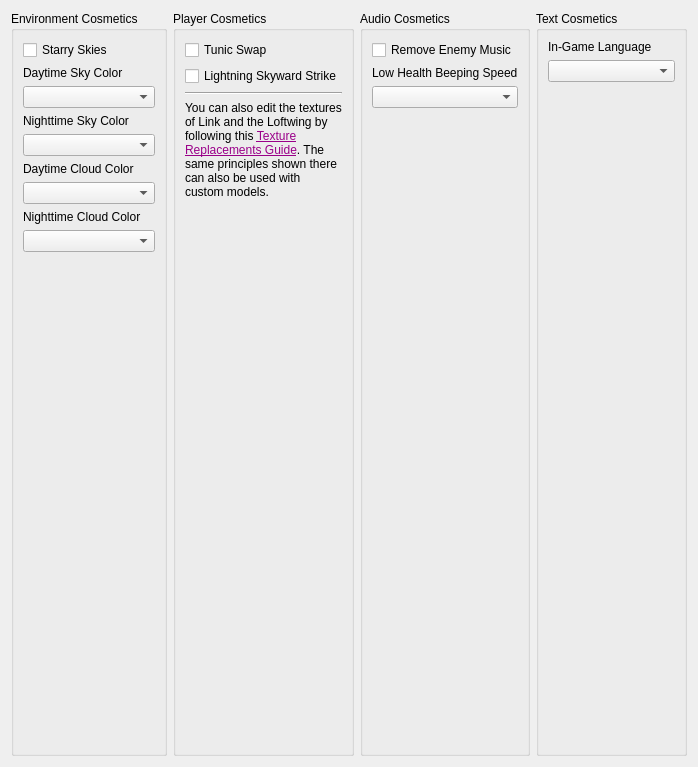
      <widget class="QWidget" name="cosmetics_tab">
       <attribute name="title">
        <string>Cosmetics</string>
       </attribute>
       <layout class="QHBoxLayout" name="horizontalLayout_2" stretch="1,1,1,1">
        <item>
         <widget class="QGroupBox" name="environment_cosmetics_group_box">
          <property name="title">
           <string>Environment Cosmetics</string>
          </property>
          <layout class="QVBoxLayout" name="verticalLayout_33">
           <item>
            <widget class="RandoTriStateCheckBox" name="setting_starry_skies">
             <property name="text">
              <string>Starry Skies</string>
             </property>
            </widget>
           </item>
           <item>
            <widget class="QLabel" name="daytime_sky_color_label">
             <property name="text">
              <string>Daytime Sky Color</string>
             </property>
            </widget>
           </item>
           <item>
            <widget class="QComboBox" name="setting_daytime_sky_color"/>
           </item>
           <item>
            <widget class="QLabel" name="nighttime_sky_color_label">
             <property name="text">
              <string>Nighttime Sky Color</string>
             </property>
            </widget>
           </item>
           <item>
            <widget class="QComboBox" name="setting_nighttime_sky_color"/>
           </item>
           <item>
            <widget class="QLabel" name="daytime_cloud_color_label">
             <property name="text">
              <string>Daytime Cloud Color</string>
             </property>
            </widget>
           </item>
           <item>
            <widget class="QComboBox" name="setting_daytime_cloud_color"/>
           </item>
           <item>
            <widget class="QLabel" name="nighttime_cloud_color_label">
             <property name="text">
              <string>Nighttime Cloud Color</string>
             </property>
            </widget>
           </item>
           <item>
            <widget class="QComboBox" name="setting_nighttime_cloud_color"/>
           </item>
           <item>
            <spacer name="environment_cosmetics_vspacer">
             <property name="orientation">
              <enum>Qt::Orientation::Vertical</enum>
             </property>
             <property name="sizeHint" stdset="0">
              <size>
               <width>20</width>
               <height>40</height>
              </size>
             </property>
            </spacer>
           </item>
          </layout>
         </widget>
        </item>
        <item>
         <widget class="QGroupBox" name="player_cosmetics_group_box">
          <property name="title">
           <string>Player Cosmetics</string>
          </property>
          <layout class="QVBoxLayout" name="verticalLayout_37">
           <item>
            <widget class="RandoTriStateCheckBox" name="setting_tunic_swap">
             <property name="text">
              <string>Tunic Swap</string>
             </property>
            </widget>
           </item>
           <item>
            <widget class="RandoTriStateCheckBox" name="setting_lightning_skyward_strike">
             <property name="text">
              <string>Lightning Skyward Strike</string>
             </property>
            </widget>
           </item>
           <item>
            <widget class="Line" name="player_cosmetics_hline">
             <property name="orientation">
              <enum>Qt::Orientation::Horizontal</enum>
             </property>
            </widget>
           </item>
           <item>
            <widget class="QLabel" name="player_cosmetics_texture_gude_label">
             <property name="text">
              <string>&lt;html&gt;&lt;head/&gt;&lt;body&gt;&lt;p&gt;You can also edit the textures of Link and the Loftwing by following this &lt;a href=&quot;https://docs.google.com/document/d/1Eq1rXcjwRpVjp-5ugpQAsjmZy5QuGi7KAOkvpWoQkqc&quot;&gt;&lt;span style=&quot; text-decoration: underline; color:#9a0089;&quot;&gt;Texture Replacements Guide&lt;/span&gt;&lt;/a&gt;. The same principles shown there can also be used with custom models.&lt;/p&gt;&lt;/body&gt;&lt;/html&gt;</string>
             </property>
             <property name="textFormat">
              <enum>Qt::TextFormat::RichText</enum>
             </property>
             <property name="wordWrap">
              <bool>true</bool>
             </property>
             <property name="openExternalLinks">
              <bool>true</bool>
             </property>
             <property name="textInteractionFlags">
              <set>Qt::TextInteractionFlag::LinksAccessibleByKeyboard|Qt::TextInteractionFlag::LinksAccessibleByMouse</set>
             </property>
            </widget>
           </item>
           <item>
            <spacer name="player_cosmetics_vspacer">
             <property name="orientation">
              <enum>Qt::Orientation::Vertical</enum>
             </property>
             <property name="sizeHint" stdset="0">
              <size>
               <width>20</width>
               <height>545</height>
              </size>
             </property>
            </spacer>
           </item>
          </layout>
         </widget>
        </item>
        <item>
         <widget class="QGroupBox" name="audio_cosmetics_group_box">
          <property name="title">
           <string>Audio Cosmetics</string>
          </property>
          <layout class="QVBoxLayout" name="verticalLayout_35">
           <item>
            <widget class="RandoTriStateCheckBox" name="setting_remove_enemy_music">
             <property name="text">
              <string>Remove Enemy Music</string>
             </property>
            </widget>
           </item>
           <item>
            <widget class="QLabel" name="low_health_beeping_speed_label">
             <property name="text">
              <string>Low Health Beeping Speed</string>
             </property>
            </widget>
           </item>
           <item>
            <widget class="QComboBox" name="setting_low_health_beeping_speed"/>
           </item>
           <item>
            <spacer name="audio_cosmetics_vspacer">
             <property name="orientation">
              <enum>Qt::Orientation::Vertical</enum>
             </property>
             <property name="sizeHint" stdset="0">
              <size>
               <width>20</width>
               <height>545</height>
              </size>
             </property>
            </spacer>
           </item>
          </layout>
         </widget>
        </item>
        <item>
         <widget class="QGroupBox" name="text_cosmetics_group_box">
          <property name="title">
           <string>Text Cosmetics</string>
          </property>
          <layout class="QVBoxLayout" name="verticalLayout_36">
           <item>
            <widget class="QLabel" name="language_label">
             <property name="text">
              <string>In-Game Language</string>
             </property>
            </widget>
           </item>
           <item>
            <widget class="QComboBox" name="setting_language"/>
           </item>
           <item>
            <spacer name="text_cosmetics_vspacer">
             <property name="orientation">
              <enum>Qt::Orientation::Vertical</enum>
             </property>
             <property name="sizeHint" stdset="0">
              <size>
               <width>20</width>
               <height>522</height>
              </size>
             </property>
            </spacer>
           </item>
          </layout>
         </widget>
        </item>
       </layout>
      </widget>
